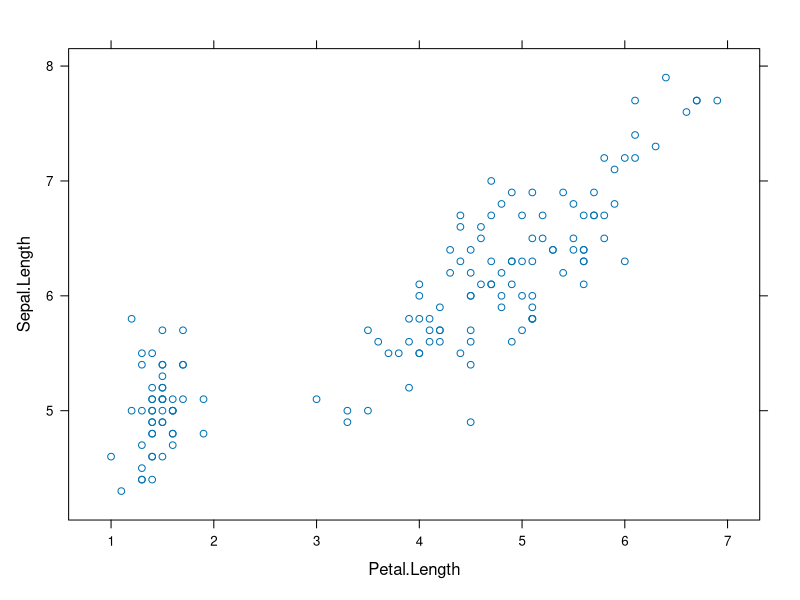
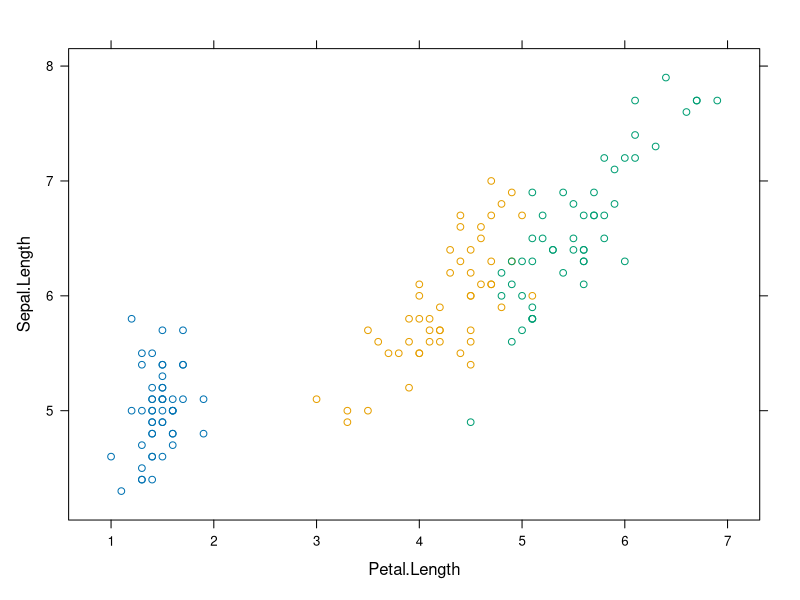
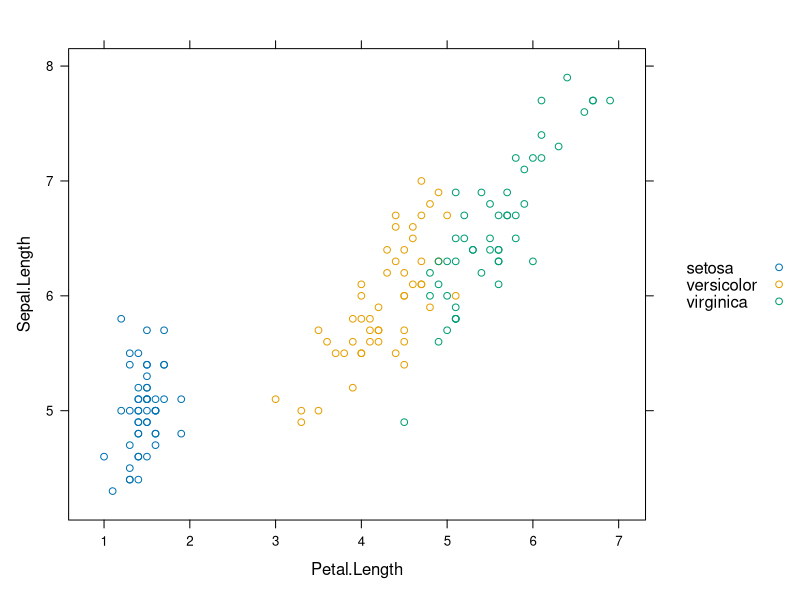
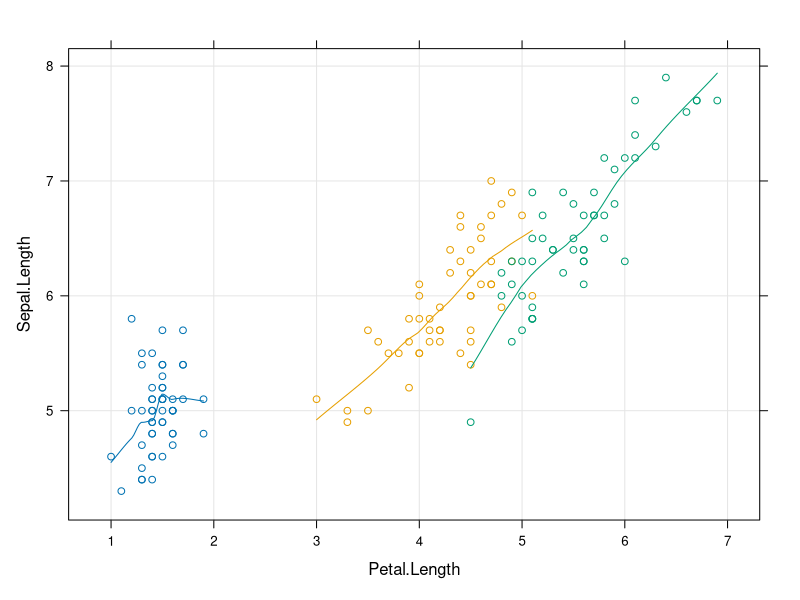
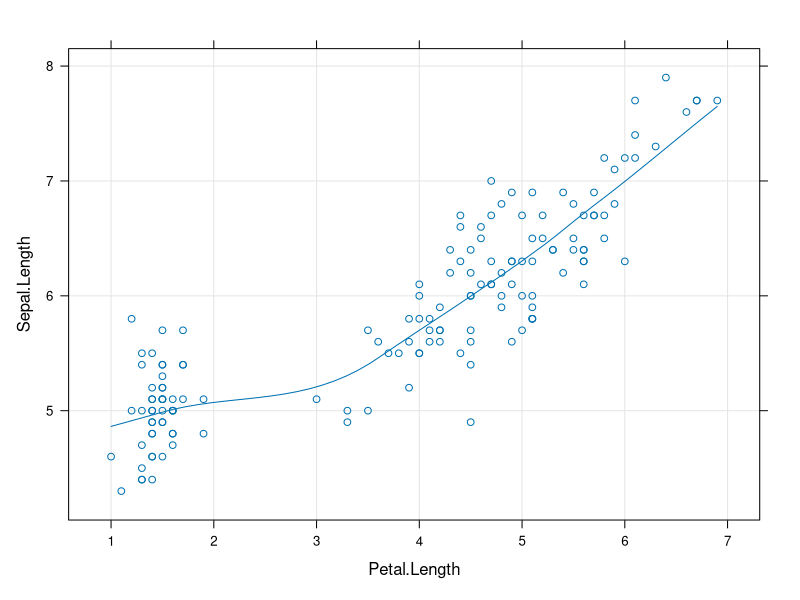
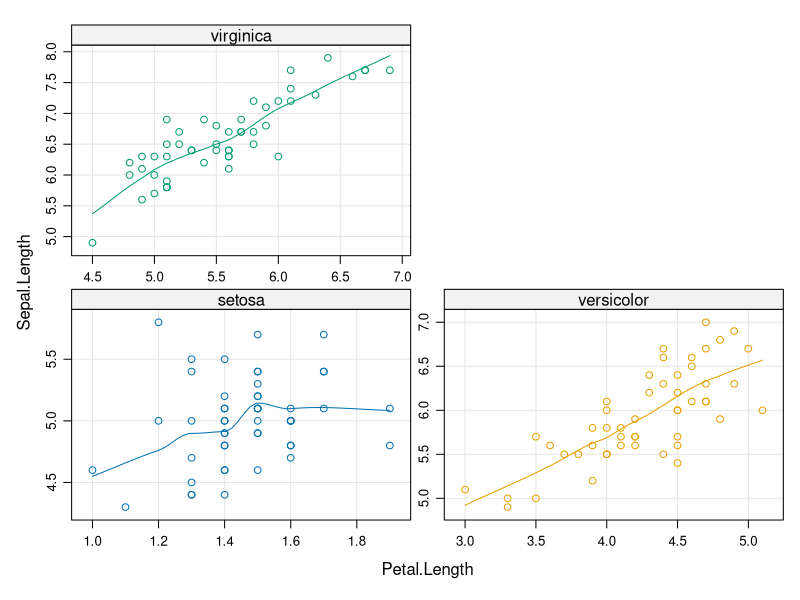
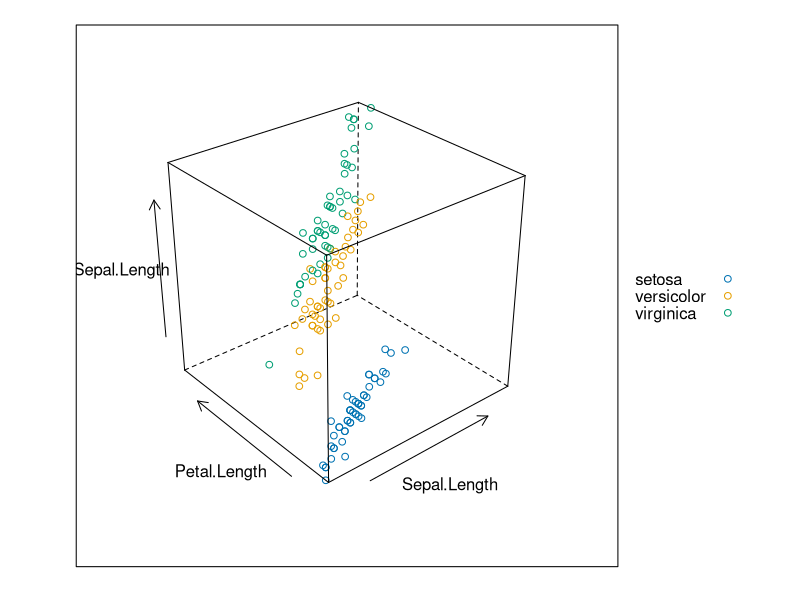

Source code (R) for these figures, in order:
library(lattice)
library(datasets)

data("iris")
iris

# Scatterplot
xyplot(Sepal.Length~Petal.Length,data = iris)

# Grouping points based on their species
xyplot(Sepal.Length~Petal.Length,data = iris,group =Species)
xyplot(Sepal.Length~Petal.Length,data = iris,group =Species ,auto.key = TRUE)

# Smoothing line
xyplot(Sepal.Length~Petal.Length,data = iris,group=Species,type=c("p", "g", "smooth"))
xyplot(Sepal.Length ~ Petal.Length, data =iris,type = c("p", "g", "smooth"))
xyplot(Sepal.Length~Petal.Length | Species,data = iris,group=Species,type=c("p", "g", "smooth"),scales = 'free')


# 3D Scatterplot
cloud(Sepal.Length ~ Sepal.Length*Petal.Length,data=iris,group=Species,auto.key = TRUE)
